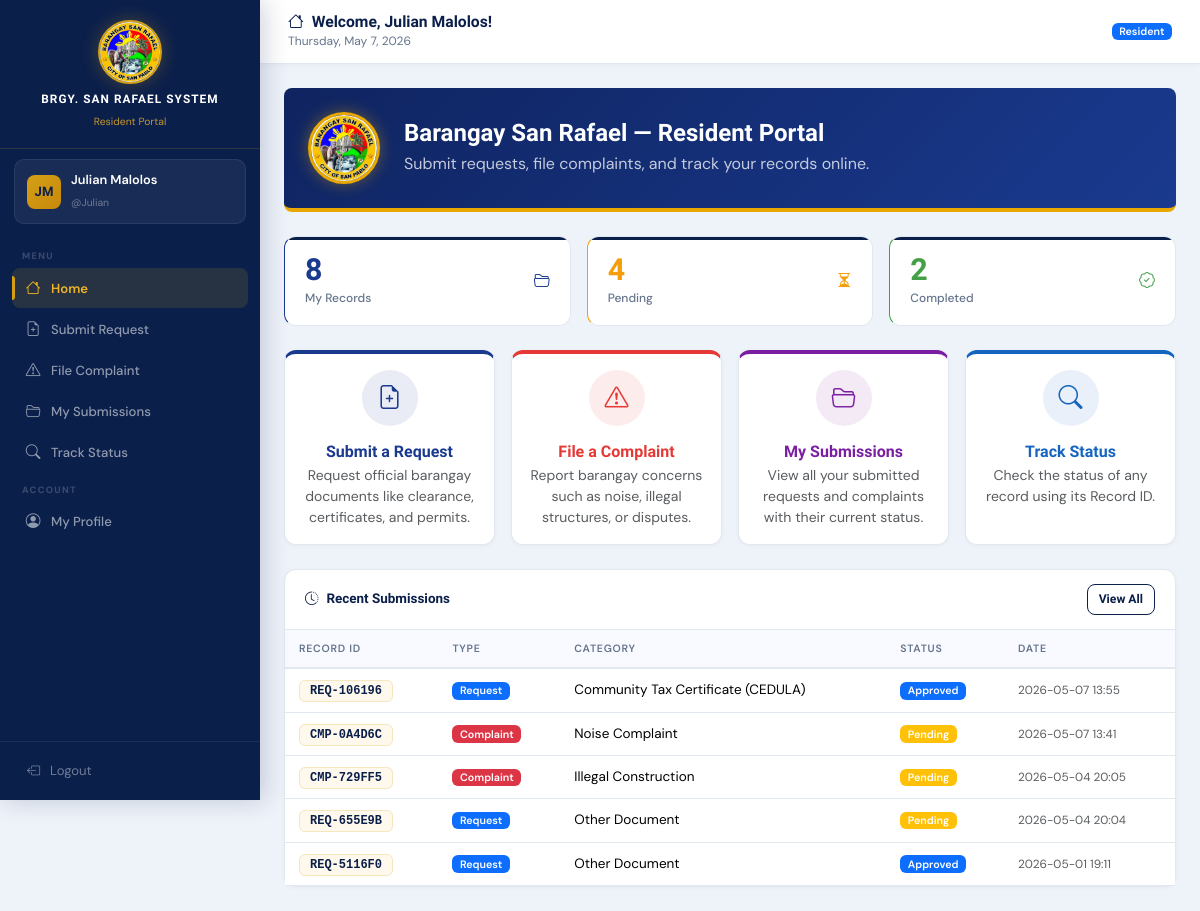
Screenshot of /resident/home.php (signed in) with the database file from the repository.
### tables this page shows
CREATE TABLE `resident_accounts` (
  `id` int(11) NOT NULL AUTO_INCREMENT,
  `username` varchar(50) NOT NULL,
  `password` varchar(100) NOT NULL,
  `full_name` varchar(100) NOT NULL,
  `address` varchar(200) NOT NULL,
  `contact` varchar(20) NOT NULL,
  `resident_id` varchar(10) DEFAULT NULL,
  `created_at` datetime DEFAULT current_timestamp(),
  PRIMARY KEY (`id`),
  UNIQUE KEY `username` (`username`),
  UNIQUE KEY `resident_id` (`resident_id`),
  CONSTRAINT `resident_accounts_ibfk_1` FOREIGN KEY (`resident_id`) REFERENCES `residents` (`resident_id`)
);

CREATE TABLE `records` (
  `record_id` varchar(20) NOT NULL,
  `record_type` enum('request','complaint') NOT NULL,
  `resident_id` varchar(10) NOT NULL,
  `category` varchar(100) NOT NULL,
  `details` text DEFAULT NULL,
  `status` enum('Pending','Approved','Done') DEFAULT 'Pending',
  `date_submitted` datetime DEFAULT current_timestamp(),
  `is_deleted` tinyint(1) DEFAULT 0,
  `deleted_at` datetime DEFAULT NULL,
  `deleted_by` varchar(100) DEFAULT NULL,
  `delete_reason` varchar(255) DEFAULT NULL,
  PRIMARY KEY (`record_id`),
  KEY `resident_id` (`resident_id`),
  CONSTRAINT `records_ibfk_1` FOREIGN KEY (`resident_id`) REFERENCES `residents` (`resident_id`)
);

### resident/home.php (the view, shortened to what this page needs)
<?php
require_once __DIR__ . '/../includes/config.php';
$acc    = current_resident();
$stats = db_fetch_one('
    SELECT COUNT(*) as total,
    SUM(status="Pending") as pending,
    SUM(status="Done") as done
    FROM records
    WHERE resident_id = ?
', [$acc['resident_id'] ?? '']) ?? [];
$recent = db_fetch_all('
    SELECT * FROM records WHERE resident_id = ?
    ORDER BY date_submitted DESC LIMIT 5
', [$acc['resident_id'] ?? '']);
include __DIR__ . '/../includes/header.php';
include __DIR__ . '/../includes/resident_sidebar.php';
?>
<div class="main-content">
  <div class="topbar">
    <div>
      <h5><i class="bi bi-house me-2"></i>Welcome, <?= e($acc['full_name']) ?>!</h5>
      <small><?= date('l, F j, Y') ?></small>
    </div>
    <span class="badge bg-primary">Resident</span>
  </div>
  <div class="p-4">
    <div class="rounded-3 p-4 mb-4 text-white"
         style="background:linear-gradient(135deg,#0F2460,#1A3A8F);border-bottom:4px solid #E8A800;">
      <div class="row align-items-center">
        <div class="col-auto">
          <img src="/BarangayProject/Logo.jpg" alt="Logo"
               style="width:72px;height:72px;border-radius:50%;border:3px solid #E8A800;box-shadow:0 0 16px rgba(232,168,0,.4);">
        </div>
        <div class="col">
          <h4 class="fw-bold mb-1">Barangay San Rafael — Resident Portal</h4>
          <p class="mb-0 opacity-75">Submit requests, file complaints, and track your records online.</p>
        </div>
      </div>
    </div>
    <div class="row g-3 mb-4">
      <?php foreach ([
        ['My Records',  $stats['total']   ?? 0, '#1A3A8F', 'folder2-open'],
        ['Pending',     $stats['pending'] ?? 0, '#F59E0B', 'hourglass-split'],
        ['Completed',   $stats['done']    ?? 0, '#43A047', 'patch-check'],
      ] as [$label, $val, $color, $icon]): ?>
      <div class="col-md-4">
        <div class="stat-card" style="border-left-color:<?= $color ?>">
          <div class="d-flex justify-content-between align-items-center">
            <div>
              <div class="stat-value" style="color:<?= $color ?>"><?= (int)$val ?></div>
              <div class="stat-label"><?= $label ?></div>
            </div>
            <i class="bi bi-<?= $icon ?> stat-icon" style="color:<?= $color ?>"></i>
          </div>
        </div>
      </div>
      <?php endforeach; ?>
    </div>
    <div class="row g-3 mb-4">
      <?php foreach ([
        ['Submit a Request',  'file-earmark-plus',     'submit_request.php',  '#1A3A8F', 'Request official barangay documents like clearance, certificates, and permits.'],
        ['File a Complaint',  'exclamation-triangle',  'file_complaint.php',  '#E53935', 'Report barangay concerns such as noise, illegal structures, or disputes.'],
        ['My Submissions',    'folder2-open',          'my_submissions.php',  '#7B1FA2', 'View all your submitted requests and complaints with their current status.'],
        ['Track Status',      'search',                'track_status.php',    '#1565C0', 'Check the status of any record using its Record ID.'],
      ] as [$title, $icon, $link, $color, $desc]): ?>
      <div class="col-md-6 col-xl-3">
        <a href="<?= $link ?>" class="text-decoration-none">
          <div class="card h-100 text-center p-3"
               style="border-top:4px solid <?= $color ?>;transition:transform .15s;"
               onmouseover="this.style.transform='translateY(-3px)'"
               onmouseout="this.style.transform=''">
            <div class="rounded-circle mx-auto mb-3 d-flex align-items-center justify-content-center"
                 style="width:56px;height:56px;background:<?= $color ?>18;">
              <i class="bi bi-<?= $icon ?>" style="font-size:1.5rem;color:<?= $color ?>;"></i>
            </div>
            <h6 class="fw-bold mb-1" style="color:<?= $color ?>"><?= $title ?></h6>
            <p class="text-muted small mb-0"><?= $desc ?></p>
          </div>
        </a>
      </div>
      <?php endforeach; ?>
    </div>
    <?php if (!empty($recent)): ?>
    <div class="card">
      <div class="card-header d-flex justify-content-between">
        <span><i class="bi bi-clock-history me-2"></i>Recent Submissions</span>
        <a href="/BarangayProject/resident/my_submissions.php" class="btn btn-sm btn-outline-primary">View All</a>
      </div>
      <div class="card-body p-0">
        <div class="table-responsive">
          <table class="table table-hover mb-0">
            <thead><tr>
              <th>Record ID</th><th>Type</th><th>Category</th><th>Status</th><th>Date</th>
            </tr></thead>
            <tbody>
              <?php foreach ($recent as $r): ?>
              <tr>
                <td><span class="record-id-chip"><?= e($r['record_id']) ?></span></td>
                <td><?= $r['record_type'] === 'request'
                  ? "<span class='badge bg-primary'>Request</span>"
                  : "<span class='badge bg-danger'>Complaint</span>" ?></td>
                <td><?= e($r['category']) ?></td>
                <td><?= status_badge($r['status']) ?></td>
                <td><small class="text-muted"><?= substr($r['date_submitted'],0,16) ?></small></td>
              </tr>
              <?php endforeach; ?>
            </tbody>
          </table>
        </div>
      </div>
    </div>
    <?php endif; ?>
  </div>
</div>
<?php include __DIR__ . '/../includes/footer.php'; ?>

### includes/resident_sidebar.php (shortened to what this page needs)
<?php
$racc=current_resident();
$current=basename($_SERVER['PHP_SELF']);
function res_nav(string $file,string $icon,string $label,string $cur):string{
    $a=$cur===$file?'active':'';
    return "<a href='/BarangayProject/resident/{$file}' class='nav-link {$a}'><i class='bi bi-{$icon}'></i><span>{$label}</span></a>";
}
$init=implode('',array_map(fn($w)=>strtoupper($w[0]),array_slice(explode(' ',$racc['full_name']??'R'),0,2)));
?>
<div class="sidebar" id="residentSidebar">
  <div class="sidebar-brand">
    <img src="/BarangayProject/Logo.jpg" alt="Logo" class="brand-logo">
    <h6><?= APP_NAME ?></h6><small>Resident Portal</small>
  </div>
  <div class="sidebar-user">
    <div class="avatar"><?= e($init) ?></div>
    <div class="user-info"><span><?= e($racc['full_name']??'') ?></span><small>@<?= e($racc['username']??'') ?></small></div>
  </div>
  <nav class="sidebar-nav">
    <div class="nav-section">Menu</div>
    <?= res_nav('home.php','house','Home',$current) ?>
    <?= res_nav('submit_request.php','file-earmark-plus','Submit Request',$current) ?>
    <?= res_nav('file_complaint.php','exclamation-triangle','File Complaint',$current) ?>
    <?= res_nav('my_submissions.php','folder2-open','My Submissions',$current) ?>
    <?= res_nav('track_status.php','search','Track Status',$current) ?>
    <div class="nav-section">Account</div>
    <?= res_nav('profile.php','person-circle','My Profile',$current) ?>
  </nav>
  <div class="sidebar-footer">
    <button type="button" class="btn-logout" onclick="showLogoutModal('residentLogoutModal')">
      <i class="bi bi-box-arrow-left"></i> Logout
    </button>
  </div>
</div>

### includes/config.php (shortened to what this page needs)
<?php
function db(): mysqli {
    static $c=null;
    if (!$c) {
        $c=new mysqli(DB_HOST,DB_USER,DB_PASS,DB_NAME);
        $c->set_charset('utf8mb4');
    }
    return $c;
}
function db_fetch_all(string $sql,array $p=[]): array {
    $s=db()->prepare($sql);
    if ($p) $s->bind_param(str_repeat('s',count($p)),...$p);
    $s->execute(); $r=$s->get_result(); $rows=[];
    while ($row=$r->fetch_assoc()) $rows[]=$row;
    return $rows;
}
function db_fetch_one(string $sql,array $p=[]): ?array { $r=db_fetch_all($sql,$p); return $r[0]??null; }
function is_resident(): bool { return session_name()==='BRGY_RESIDENT' && isset($_SESSION['resident_account_id']); }
function current_resident(): ?array { if (!is_resident()) return null; return db_fetch_one('SELECT * FROM resident_accounts WHERE id=?',[$_SESSION['resident_account_id']]); }
function e(string $s): string { return htmlspecialchars($s,ENT_QUOTES,'UTF-8'); }
function status_badge(string $s): string {
    $m=['Pending'=>'warning','Approved'=>'primary','Done'=>'success','Rejected'=>'danger'];
    return "<span class='badge bg-".($m[$s]??'secondary')."'>".e($s)."</span>";
}

### rows the page displays
resident_accounts: full_name "JM", full_name "Julian Malolos", username "Julian"
records: record_id "REQ-106196", record_type "Request", category "Community Tax Certificate (CEDULA)", status "Approved", date_submitted "2026-05-07 13:55"
records: record_id "CMP-0A4D6C", record_type "Complaint", category "Noise Complaint", status "Pending", date_submitted "2026-05-07 13:41"
records: record_id "CMP-729FF5", record_type "Complaint", category "Illegal Construction", status "Pending", date_submitted "2026-05-04 20:05"
records: record_id "REQ-655E9B", record_type "Request", category "Other Document", status "Pending", date_submitted "2026-05-04 20:04"
records: record_id "REQ-5116F0", record_type "Request", category "Other Document", status "Approved", date_submitted "2026-05-01 19:11"

### other values shown
APP_NAME "BRGY. SAN RAFAEL SYSTEM"
$label "Home Submit Request File Complaint My Submissions Track Status My Profile"
$val "8"
$label "My Records"
$val "4"
$label "Pending"
$val "2"
$label "Completed"
$title "Submit a Request"
$desc "Request official barangay documents like clearance, certificates, and permits."
$title "File a Complaint"
$desc "Report barangay concerns such as noise, illegal structures, or disputes."
$title "My Submissions"
$desc "View all your submitted requests and complaints with their current status."
$title "Track Status"
